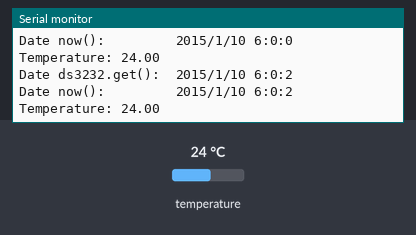
Bench run of a sketch on a simulated Arduino Uno, built with avr-gcc and run on an emulated ATmega328P. On the bench: the last lines printed to the serial monitor. The inputs (shaded band) are chosen by the test bench; at power-on: temperature 24 °C. The local clock reads 2024-03-15 10:24:30 at power-on unless the sketch sets it.

Above: at 2.8 s.
2.9 s: temperature set to 12 °C
At 4.8 s:
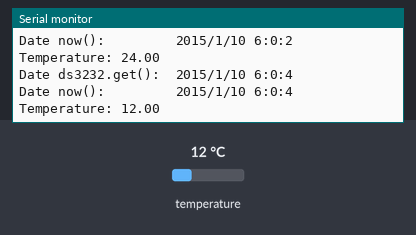
5.6 s: temperature set to 19 °C
At 7.4 s:
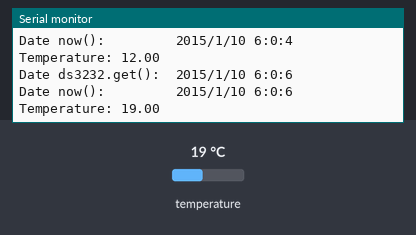
Timing chart, 0 to 8.9 s (numbered marks = the images above; inputs shaded):
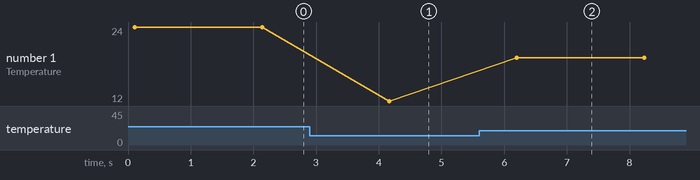

Measured:
- after the input at 2.9 s, the serial monitor: prints a new line after 1.3 s (image 1)
- after the input at 5.6 s, the serial monitor: prints a new line after 0.60 s (image 2)
- plotted number 1: 24 → 12 after the input at 2.9 s, 12 → 19 after the input at 5.6 s

The sketch:

demo_DS3232RTC_time.ino
```cpp
#include <Wire.h>

#include <Time.h>

/**
 * Demo for the DS3232RTC library.
 * Code by Arthur Chargueraud.
 * Adapted from the examples associated with the library.
 * Copyleft code.
 */

#include <DS3232RTC.h>

DS3232RTC ds3232;

//----------------------------------------------------------------
// To register a time in the ds3232, set the boolean below to true
// and configure the data in the next function

const boolean setInitTime = true;

void setInitialTime() {
  tmElements_t initTime;
  initTime.Second = 0;
  initTime.Minute = 0;
  initTime.Hour = 6;
  initTime.Wday = 7; // day of week, sunday is day 1
  initTime.Day = 10;
  initTime.Month = 1;
  initTime.Year = 45; // from 1970
  ds3232.write(initTime);
  // alternative: ds3232.set(makeTime(initTime));
}

//----------------------------------------------------------------

void printTime(time_t t) {
  Serial.print(year(t));
  Serial.print('/');
  Serial.print(month(t));
  Serial.print('/');
  Serial.print(day(t));
  Serial.print(' ');
  Serial.print(hour(t));
  Serial.print(':');
  Serial.print(minute(t));
  Serial.print(':');
  Serial.print(second(t));
  Serial.println();
}

void printTemperature() {
  int celsiusTimes4 = ds3232.temperature();
  float celsius = celsiusTimes4 / 4.0;
  Serial.print(celsius);
  Serial.println();
}

void setup()
{
  Serial.begin(9600);
  Serial.println("Starting up");

  // set a given time into the ds3232
  if (setInitTime) {
    setInitialTime();
    Serial.println("Time initialized");
  }

  // calls to ensure that the value now() is read from the
  // ds3232 every 300 seconds, and ajusted using millis()
  setSyncProvider(ds3232.get);
  setSyncInterval(300);
}

void loop(void)
{
  // print time read on the DS3232 directly
  Serial.print("Date ds3232.get():  ");
  printTime(ds3232.get());

  // print time computed from millis() with synchro every 5 minutes on the RTC
  Serial.print("Date now():         ");
  printTime(now());

  // print temperature
  Serial.print("Temperature: ");
  printTemperature();

  delay(2000);
}
```
